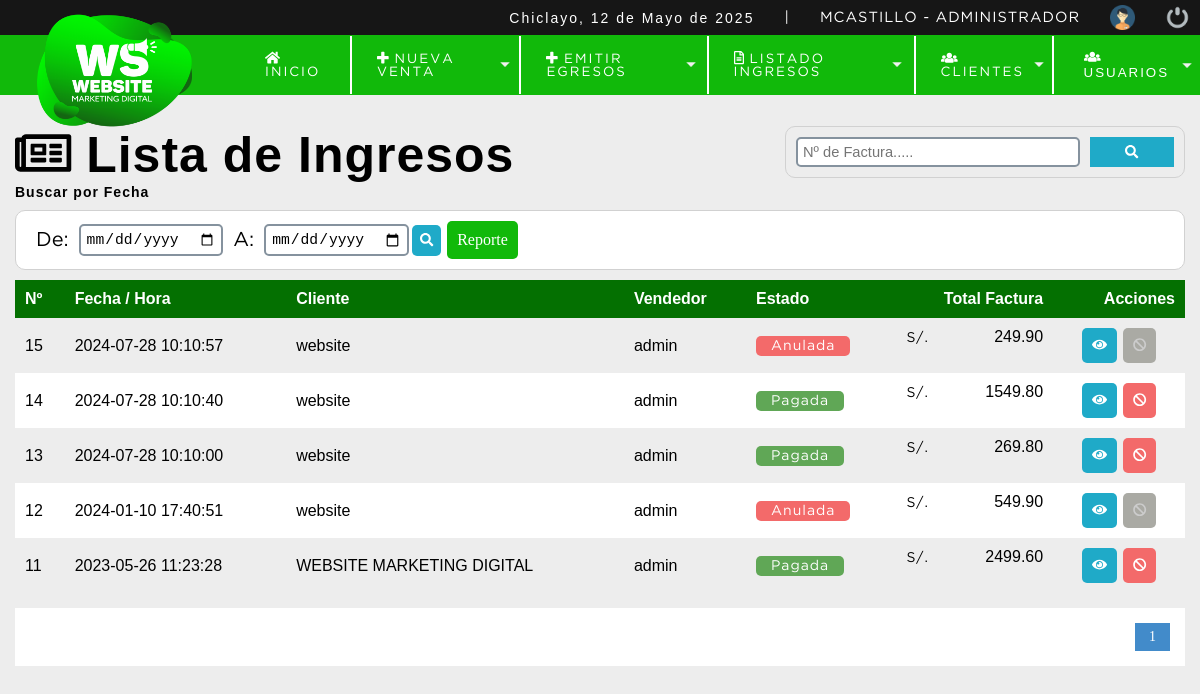
The app's page /sistema/ventas.php (signed in) with its own data.
### tables this page shows
CREATE TABLE `comprobante` (
  `id_comprobante` int NOT NULL,
  `com_fechaemi` datetime NOT NULL DEFAULT CURRENT_TIMESTAMP,
  `id_usuario` int NOT NULL,
  `id_cliente` int NOT NULL,
  `com_totalfactura` decimal(10,2) NOT NULL,
  `com_estado` int NOT NULL DEFAULT '1',
  `id_tc` int NOT NULL
);

CREATE TABLE `cliente` (
  `id_cliente` int NOT NULL,
  `id_tipodoc` int DEFAULT NULL,
  `cli_documento` varchar(11) NOT NULL,
  `cli_nombre` varchar(100) NOT NULL,
  `cli_telefono` varchar(9) NOT NULL,
  `cli_direccion` text NOT NULL,
  `cli_fechagr` datetime NOT NULL DEFAULT CURRENT_TIMESTAMP,
  `id_usuario` int NOT NULL,
  `cli_estado` int NOT NULL DEFAULT '1'
);

CREATE TABLE `usuario` (
  `id_usuario` int NOT NULL,
  `usu_nombre` varchar(50) NOT NULL,
  `usu_correo` varchar(100) NOT NULL,
  `usu_usuario` varchar(15) NOT NULL,
  `usu_clave` varchar(100) NOT NULL,
  `id_rol` int NOT NULL,
  `usu_estado` int NOT NULL DEFAULT '1'
);

### sistema/ventas.php (the view, shortened to what this page needs)
<?php
include "../conexion.php";
?>
<!DOCTYPE html>
<html lang="es">
<head>
    <?php include "includes/scripts.php"; ?>
</head>
<body>
    <?php include "includes/header.php"; ?>
    <br>
    <section id="container">
        <br>
        <h1><i class="far fa-newspaper"></i> Lista de Ingresos</h1>
        <form action="buscar_venta.php" method="get" class="form_search">
            <input type="text" name="busqueda" id="busqueda" placeholder="Nº de Factura.....">
            <button type="submit" class="btn_search"><i class="fas fa-search"></i></button>
        </form>
        <div>
            <h5>Buscar por Fecha</h5>
            <form action="buscar_venta.php" method="get" class="form_search_date">
                <label>De: </label>
                <input type="date" name="fecha_de" id="fecha_de" required></input>
                <label>A: </label>
                <input type="date" name="fecha_a" id="fecha_a" required></input>
                <button type="submit" class="btn_view"><i class="fas fa-search"></i></button>
                <div class="btn_reporte" onclick="reporteIngresosPDF();">Reporte</div>
            </form>
        </div>
        <table class="table table-light">
            <tbody>
                <tr>
                    <th>Nº</th>
                    <th>Fecha / Hora</th>
                    <th>Cliente</th>
                    <th>Vendedor </th>
                    <th>Estado</th>
                    <th class="textright">Total Factura</th>
                    <th class="textright">Acciones</th>
                </tr>
                <?php
                $sql_register = mysqli_query($conexion, "SELECT COUNT(*) AS total_registro FROM comprobante WHERE com_estado != 10");
                $result_register = mysqli_fetch_array($sql_register);
                $total_registro = $result_register['total_registro'];
                $por_pagina  = 5;
                if (empty($_GET['pagina'])) {
                    $pagina = 1;
                } else {
                    $pagina = $_GET['pagina'];
                }
                $desde = ($pagina - 1) * $por_pagina;
                $total_paginas = ceil($total_registro / $por_pagina);
                $query = mysqli_query($conexion, "SELECT f.id_comprobante,f.com_fechaemi,f.com_totalfactura,f.id_cliente,f.com_estado,u.usu_nombre AS vendedor,
                                                    cl.cli_nombre AS cliente FROM comprobante f
                                                    INNER JOIN usuario u ON f.id_usuario = u.id_usuario INNER JOIN cliente cl ON f.id_cliente = cl.id_cliente
                                                    WHERE f.com_estado != 10 ORDER BY f.com_fechaemi DESC LIMIT $desde,$por_pagina");
                $result = mysqli_num_rows($query);
                if ($result > 0) {
                    while ($data = mysqli_fetch_array($query)) {
                        if ($data["com_estado"] == 1) {
                            $estado = '<span class="pagada">Pagada</span>';
                        } else {
                            $estado = '<span class="anulada">Anulada</span>';
                        }
                ?>
                        <tr id="row_<?php echo $data["id_comprobante"]; ?>">
                            <td><?php echo $data["id_comprobante"]; ?></td>
                            <td><?php echo $data["com_fechaemi"]; ?></td>
                            <td><?php echo $data["cliente"]; ?></td>
                            <td><?php echo $data["vendedor"]; ?></td>
                            <td class="estado"><?php echo $estado; ?></td>
                            <td class="textright totalfactura"><span>S/.</span><?php echo $data["com_totalfactura"]; ?></td>
                            <td>
                                <div class="div_acciones">
                                    <div>
                                        <button class="btn_view view_factura" type="button" cl="<?php echo $data["id_cliente"]; ?>" f="<?php echo $data["id_comprobante"]; ?>">
                                            <i class="fas fa-eye"></i></button>
                                    </div>
                                    <?php
                                    if ($_SESSION['rol'] == 1 ||  $_SESSION['rol'] == 4 ||  $_SESSION['rol'] == 2) {
                                        if ($data['com_estado'] == 1) {
                                    ?>
                                            <div class="div_factura">
                                                <button class="btn_anular anular_factura" fa="<?php echo $data["id_comprobante"]; ?>"><i class="fas fa-ban"></i></button>
                                            </div>
                                        <?php
                                        } else { ?>
                                            <div class="div_factura">
                                                <button type="button" class="btn_anular inactive"><i class="fas fa-ban"></i></button>
                                            </div>
                                    <?php
                                        }
                                    }
                                    ?>
                                </div>
                            </td>
                        </tr>
                <?php
                    }
                }
                ?>
            </tbody>
        </table>
        <div class="paginador">
            <ul>
                <?php
                for ($i = 1; $i <= $total_paginas; $i++) {
                    if ($i == $pagina) {
                        echo '<li class="pageselect">' . $i . '</li>';
                    } else {
                        echo '<li><a href="?pagina=' . $i . '">' . $i . '</a></li>';
                    }
                }
                ?>
            </ul>
        </div><br>
    </section>
</body>
</html>

### sistema/css/style.css (style rules this page uses)
* { margin: 0; padding: 0; box-sizing: border-box; }
body { background: #ededed; }
h1, h2, h3, h4, h5, h6 { font-family: 'arial'; font-weight: bold; letter-spacing: 1px; }
h1 { font-size: 26px; }
h5 { font-size: 14px; }
span { font-family: 'GothamBook'; letter-spacing: 1px; font-size: 14px; line-height: 20px; }
#container { padding: 90px 15px 15px; }
form { background: #fff; margin: auto; padding: 20px 50px; border: 1px solid #d1d1d1; }
label { display: block; font-size: 20px; font-family: 'GothamBook'; margin: 15px auto 5px auto; }
input,select { display: block; width: 100%; font-size: 11pt; padding: 5px; border: 2px solid #85929e; border-radius: 5px; -webkit-border-radius: 5px; -moz-border-radius: 5px; -ms-border-radius: 5px; -o-border-radius: 5px; }
#container h1 { font-size: 50px; display: inline-block; }
table { border-collapse: collapse; font-family: 'arial'; font-size: 12pt; width: 100%; }
table th { text-align: left; padding: 10px; background: #047001; color: #fff; }
table tr:nth-child(odd) { background: #fff; }
table td { padding: 10px; }
.paginador ul { padding: 15px; list-style: none; background: #fff; margin-top: 15px; display: -webkit-flex; display: -moz-flex; display: -ms-flex; display: -o-flex; display: flex; justify-content: flex-end; }
.paginador a, .pageselect { color: #428bca; border: 1px solid #ddd; padding: 5px; display: inline-block; font-size: 14px; text-align: center; width: 35px; }
.pageselect { color: #fff; background: #428bca; border: 1px solid #428bca; }
.form_search { display: flex; float: right; background: initial; padding: 10px; border-radius: 10px; -webkit-border-radius: 10px; -moz-border-radius: 10px; -ms-border-radius: 10px; -o-border-radius: 10px; width: 400px; }
.form_search .btn_search { background: #1faac8; color: #fff; padding: 0 20px; border: 5px; cursor: pointer; margin-left: 10px; width: 100px; }
.form_search input { width: 100%; }
.textright { text-align: right; }
.btn_anular { background-color: #f36a6a; border: 0; border-radius: 5px; cursor: pointer; padding: 10px; margin: 0 3px; color: #FFF; }
.form_search_date { padding: 10px; display: flex; justify-content: flex-start; align-items: center; border-radius: 10px; -webkit-border-radius: 10px; -moz-border-radius: 10px; -ms-border-radius: 10px; -o-border-radius: 10px; margin: 10px auto; }
.form_search_date label { margin: 0 10px; }
.form_search_date input { width: auto; }
.form_search_date .btn_view { padding: 8px; }
.btn_view { background-color: #1faac8; border: 0; border-radius: 5px; -webkit-border-radius: 5px; -moz-border-radius: 5px; -ms-border-radius: 5px; -o-border-radius: 5px; cursor: pointer; padding: 10px; margin: 0 3px; color: #fff; }
.btn_reporte { background-color: #11B90A; border: 0; border-radius: 5px; -webkit-border-radius: 5px; -moz-border-radius: 5px; -ms-border-radius: 5px; -o-border-radius: 5px; cursor: pointer; padding: 10px; margin: 0 3px; color: #fff; }
.div_acciones { display: flex; justify-content: center; }
.totalfactura { display: flex; justify-content: space-between; }
.pagada, .anulada { color: #fff; background: #60a756; text-align: center; border-radius: 5px; -webkit-border-radius: 5px; -moz-border-radius: 5px; -ms-border-radius: 5px; -o-border-radius: 5px; padding: 4px 15px; }
.anulada { background: #f36a6a; }
.inactive { background-color: #AAAAA4; color: #CCC; cursor: default; }

### records on screen
comprobante: id_comprobante "15", com_fechaemi "2024-07-28 10:10:57", id_cliente.cli_nombre "website", id_usuario.usu_nombre "admin", com_estado "Anulada", com_totalfactura "249.90"
comprobante: id_comprobante "14", com_fechaemi "2024-07-28 10:10:40", id_cliente.cli_nombre "website", id_usuario.usu_nombre "admin", com_estado "Pagada", com_totalfactura "1549.80"
comprobante: id_comprobante "13", com_fechaemi "2024-07-28 10:10:00", id_cliente.cli_nombre "website", id_usuario.usu_nombre "admin", com_estado "Pagada", com_totalfactura "269.80"
comprobante: id_comprobante "12", com_fechaemi "2024-01-10 17:40:51", id_cliente.cli_nombre "website", id_usuario.usu_nombre "admin", com_estado "Anulada", com_totalfactura "549.90"
comprobante: id_comprobante "11", com_fechaemi "2023-05-26 11:23:28", id_cliente.cli_nombre "WEBSITE MARKETING DIGITAL", id_usuario.usu_nombre "admin", com_estado "Pagada", com_totalfactura "2499.60"

### other values on screen
fechaC() "12 de Mayo de 2025"
$_SESSION['user'] "MCASTILLO"
$_SESSION['nomrol'] "ADMINISTRADOR"
